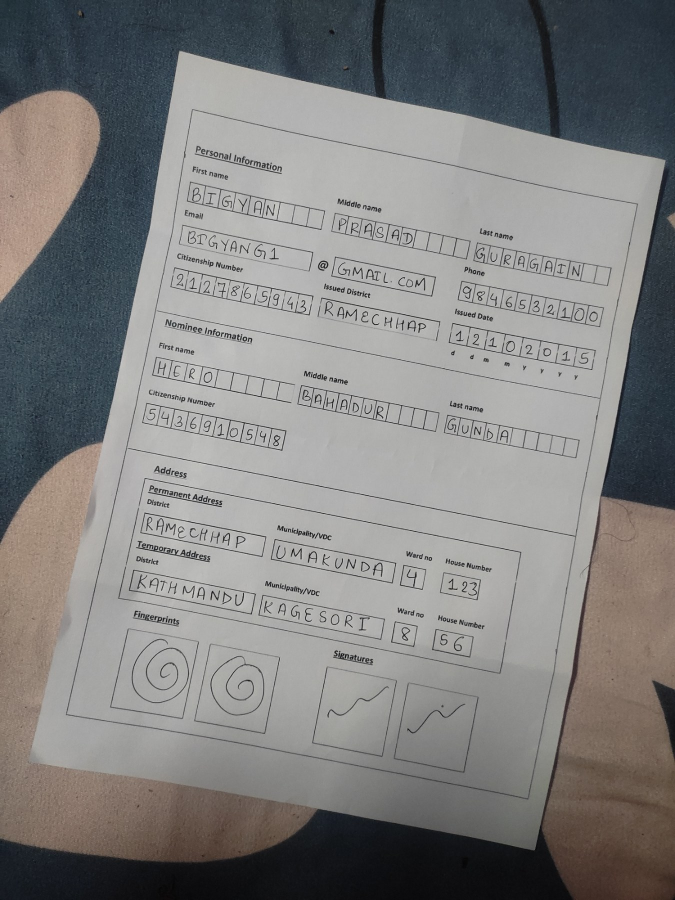
#> input picture Scanner_try/Scanner/Form_Detection/Forms/1.jpg, 1350 x 1800 px (shown at 1/2 size); the run also reads 1 picture not shown here
$ python form_process.py
#> lines starting #> are read from the running program, lines starting #| are printed output that depends on the picture; after the words box and inside, x2 and y2 are one past the last pixel; in counts of white or black regions, pixels touching at a corner belong together
### Scanner_try/Scanner/Form_Detection/alignForm.py
import cv2
import numpy as np

def alignForm(image2):
    # Convert images to grayscale
    # image1 = cv2.imread('Form_Detection/Forms/output_image.jpg')
    image1 = cv2.imread('Forms/output_image.jpg')
    gray2= image2
    gray1 = cv2.cvtColor(image1, cv2.COLOR_BGR2GRAY)
    # gray2 = cv2.cvtColor(image2, cv2.COLOR_BGR2GRAY)

    # Find keypoints and descriptors using SIFT
    orb = cv2.ORB_create()
    keypoints1, descriptors1 = orb.detectAndCompute(gray1, None)
    keypoints2, descriptors2 = orb.detectAndCompute(gray2, None)

    # Match features between the two images
    matcher = cv2.BFMatcher(cv2.NORM_HAMMING, crossCheck=True)
    matches = matcher.match(descriptors1, descriptors2)

    matches = sorted(matches, key=lambda x: x.distance)

    # Select top matches
    num_good_matches = 100
    good_matches = matches[:num_good_matches]

    # Extract corresponding keypoints
    points1 = np.float32([keypoints1[match.queryIdx].pt for match in good_matches])
    points2 = np.float32([keypoints2[match.trainIdx].pt for match in good_matches])

    # Calculate transformation matrix
    transformation_matrix, _ = cv2.findHomography(points2, points1, cv2.RANSAC)

    # Apply transformation to form2
    aligned_image = cv2.warpPerspective(image2, transformation_matrix, (image1.shape[1], image1.shape[0]))

    # [5 lines of commented-out code are left out]
    return aligned_image

def main():
    image = alignForm(cv2.imread('Forms/output_image1.jpg'))
    cv2.imwrite("Forms/Aligned_Image1.jpg",image)

# [2 lines that do not run on import are left out]

### Scanner_try/Scanner/Form_Detection/form_process.py
import cv2
import numpy as np
# from Form_Detection import alignForm as af
import alignForm as af

def preprocessImage(img):
    # resizing the image
    img = cv2.resize(img, (heightImg, widthImg))

    imgThres = img.copy()

    # removing text from the image
    img = cv2.morphologyEx(img, cv2.MORPH_CLOSE, kernel, iterations=3)

    #remove the background or make the background black
    mask = np.zeros(img.shape[:2],np.uint8)
    bgdModel = np.zeros((1,65),np.float64)
    fgdModel = np.zeros((1,65),np.float64)
    rect = (10,10,img.shape[1]-20,img.shape[0]-20)
    cv2.grabCut(img,mask,rect,bgdModel,fgdModel,5,cv2.GC_INIT_WITH_RECT)
    mask2 = np.where((mask==2)|(mask==0),0,1).astype('uint8')
    img = img*mask2[:,:,np.newaxis]

    gray = cv2.cvtColor(img, cv2.COLOR_BGR2GRAY)
    gray = cv2.GaussianBlur(gray, (11, 11), 0)

    return gray, imgThres

def EdgeDetection(gray,img):
    # Edge Detection.
    canny = cv2.Canny(gray, 0, 200)
    canny = cv2.dilate(canny, cv2.getStructuringElement(cv2.MORPH_ELLIPSE, (5, 5)))

    # Finding contours for the detected edges.
    contours, hierarchy = cv2.findContours(canny, cv2.RETR_LIST, cv2.CHAIN_APPROX_NONE)
    # Keeping only the largest detected contour.
    page = sorted(contours, key=cv2.contourArea, reverse=True)[:5]

    # Loop over the contours.
    for c in page:
        # Approximate the contour.
        epsilon = 0.02 * cv2.arcLength(c, True)
        corners = cv2.approxPolyDP(c, epsilon, True)
        # If our approximated contour has four points
        if len(corners) == 4 and cv2.contourArea(c) > 10000:
            break
    return corners

def gettingform(corners,imgThres):
    # Sorting the corners and converting them to desired shape.
    corners = sorted(np.concatenate(corners).tolist())

    biggest = reorder(np.array(corners))

    pts1 = np.float32(biggest)  # PREPARE POINTS FOR WARP
    pts2 = np.float32([[0, 0], [widthImg, 0], [0, heightImg], [widthImg, heightImg]])  # PREPARE POINTS FOR WARP
    matrix = cv2.getPerspectiveTransform(pts1, pts2)
    imgWarpColored = cv2.warpPerspective(imgThres, matrix, (widthImg, heightImg))

    # REMOVE 20 PIXELS FORM EACH SIDE
    imgWarpColored = imgWarpColored[20:imgWarpColored.shape[0] - 20, 20:imgWarpColored.shape[1] - 20]
    imgWarpColored = cv2.resize(imgWarpColored, (widthImg, heightImg))

    #converting to black amd white
    imgWarpGray = cv2.cvtColor(imgWarpColored, cv2.COLOR_BGR2GRAY)

    # #Apply adaptive thresholding with a lower block size and a higher constant value to decrease the number of dots
    imgAdaptiveThre = cv2.adaptiveThreshold(imgWarpGray, 255, cv2.ADAPTIVE_THRESH_MEAN_C, cv2.THRESH_BINARY_INV, 13, 9)

    # Invert the binary image
    imgAdaptiveThre = cv2.bitwise_not(imgAdaptiveThre)
    return imgAdaptiveThre

def reorder(myPoints):
    myPoints = myPoints.reshape((4, 2))
    myPointsNew = np.zeros((4, 1, 2), dtype=np.int32)
    add = myPoints.sum(1)

    myPointsNew[0] = myPoints[np.argmin(add)]
    myPointsNew[3] = myPoints[np.argmax(add)]
    diff = np.diff(myPoints, axis=1)
    myPointsNew[1] = myPoints[np.argmin(diff)]
    myPointsNew[2] = myPoints[np.argmax(diff)]

    return myPointsNew


heightImg = 1500
widthImg = 1000
kernel = np.ones((5, 5), np.uint8)
def preprocess_image(image):
    grayImage,imgThreshold = preprocessImage(image)
    finalCorners = EdgeDetection(grayImage,imgThreshold)
    finalImage = gettingform(finalCorners,imgThreshold)

    output_image = af.alignForm(finalImage)
    return output_image
    # cv2.imshow("second",output_image)
    # cv2.waitKey(0)
def main():
    final = preprocess_image(cv2.imread("Forms/1.jpg"))
#> in preprocessImage, `img = cv2.morphologyEx(img, cv2.MORPH_CLOSE, kernel, iterations=3)`:
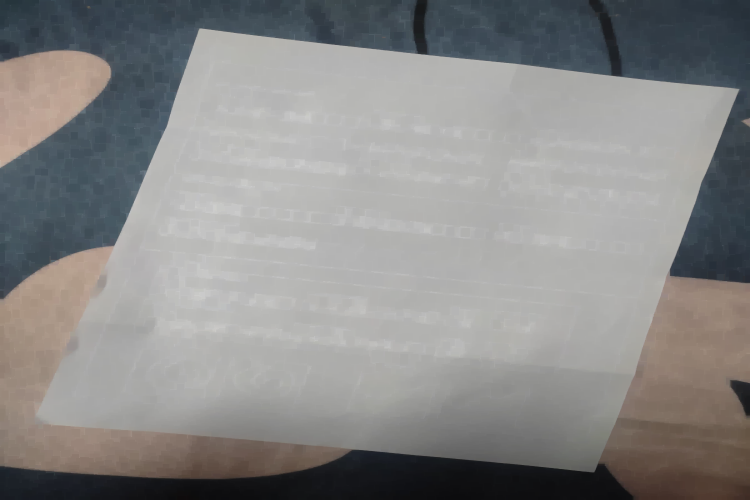
#> img: shape (1000, 1500, 3) (shown at 1/2 size); mean B, G, R 135.6, 136.3, 136.7
#> in preprocessImage, `img = img*mask2[:,:,np.newaxis]`:
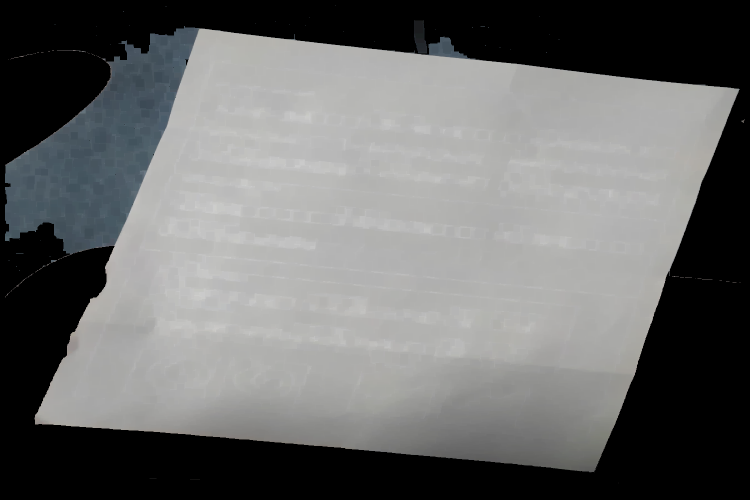
#> img: shape (1000, 1500, 3) (shown at 1/2 size); mean B, G, R 106.1, 106.5, 105.7
#> in preprocess_image, image is the input picture: shape (1800, 1350, 3); mean B, G, R 126.7, 127.5, 127.9
#> in EdgeDetection, `canny = cv2.Canny(gray, 0, 200)`:
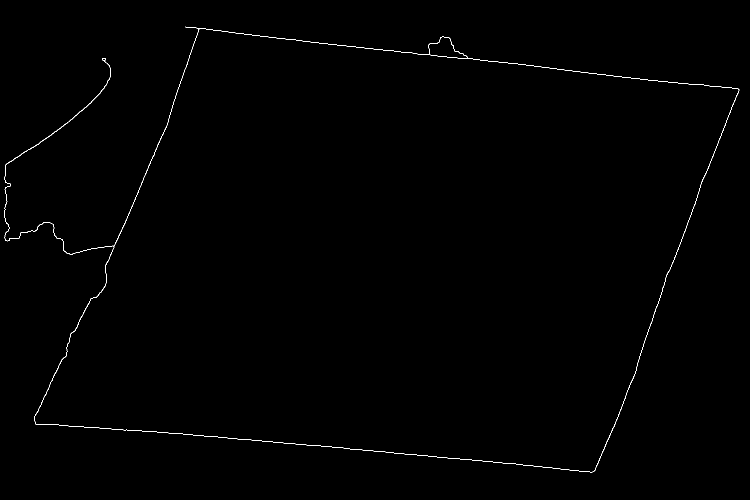
#> canny: shape (1000, 1500) (shown at 1/2 size); 0.34% white in thin lines or dots, all inside (x1, y1, x2, y2) = (9, 53, 1479, 945)
#> in EdgeDetection, `canny = cv2.dilate(canny, cv2.getStructuringElement(cv2.MORPH_ELLIPSE,..`:
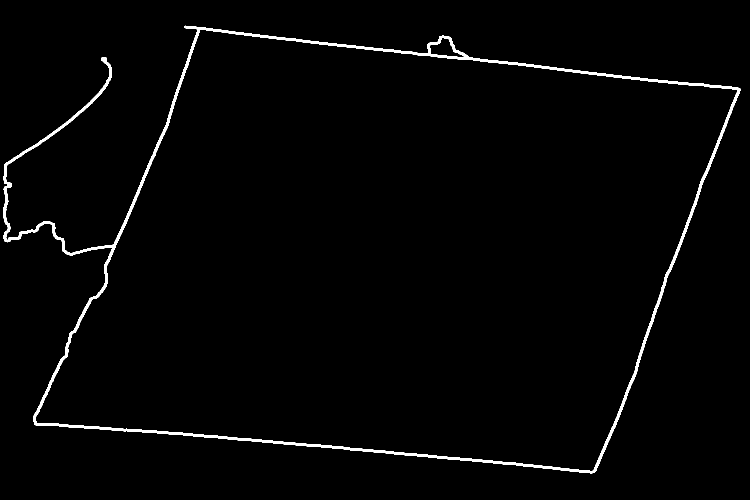
#> canny: shape (1000, 1500) (shown at 1/2 size); 1.7% white; 1 white region
#> in EdgeDetection, `contours, hierarchy = cv2.findContours(canny, cv2.RETR_LIST, cv2.CHAIN..`: contours = 3 contours; box (x1, y1, x2, y2) and area: (7, 51, 1481, 947) 892118, (71, 58, 1476, 943) 870085, (859, 75, 932, 116) 1384
#> in EdgeDetection, `page = sorted(contours, key=cv2.contourArea, reverse=True)[:5]`: page has the same summary as contours
#> the loop in EdgeDetection, `for c in page:` made 2 passes
#> epsilon on pass 1: 117.5
#> (epsilon, corners) on pass 2: (81.95, [[400, 59], [1475, 180], [1184, 942], [72, 845]])
#> in preprocess_image, `finalCorners = EdgeDetection(grayImage,imgThreshold)`: finalCorners = [[400, 59], [1475, 180], [1184, 942], [72, 845]]
#> in gettingform, `corners = sorted(np.concatenate(corners).tolist())`: corners = [[72, 845], [400, 59], [1184, 942], [1475, 180]]
#> in reorder, `add = myPoints.sum(1)`: add = [917, 459, 2126, 1655]
#> in reorder, `diff = np.diff(myPoints, axis=1)`: diff = [773, -341, -242, -1295]
#> in gettingform, `biggest = reorder(np.array(corners))`: biggest = [[400, 59], [1475, 180], [72, 845], [1184, 942]]
#> in gettingform, `matrix = cv2.getPerspectiveTransform(pts1, pts2)`: matrix = [[0.848, 0.354, -360.3], [-0.208, 1.85, -25.79], [-3.27e-05, 1.76e-05, 1]]
#> in gettingform, `imgWarpColored = imgWarpColored[20:imgWarpColored.shape[0] - 20, 20:im..`:
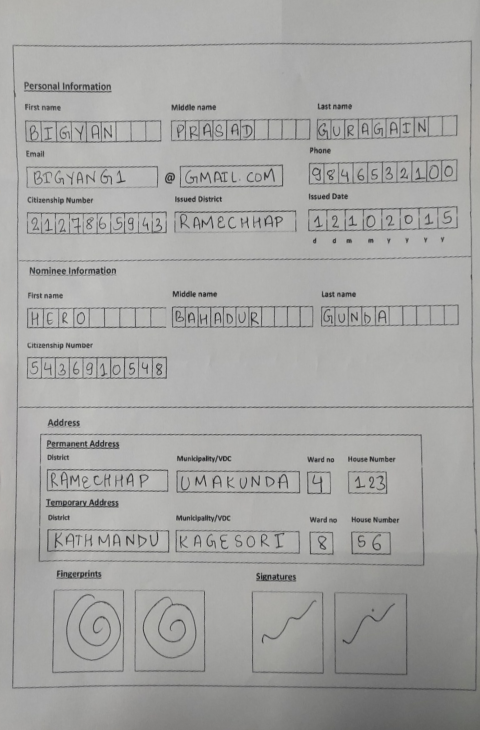
#> imgWarpColored: shape (1460, 960, 3) (shown at 1/2 size); mean B, G, R 163.4, 164.9, 165
#> in gettingform, `imgAdaptiveThre = cv2.adaptiveThreshold(imgWarpGray, 255, cv2.ADAPTIVE..`:
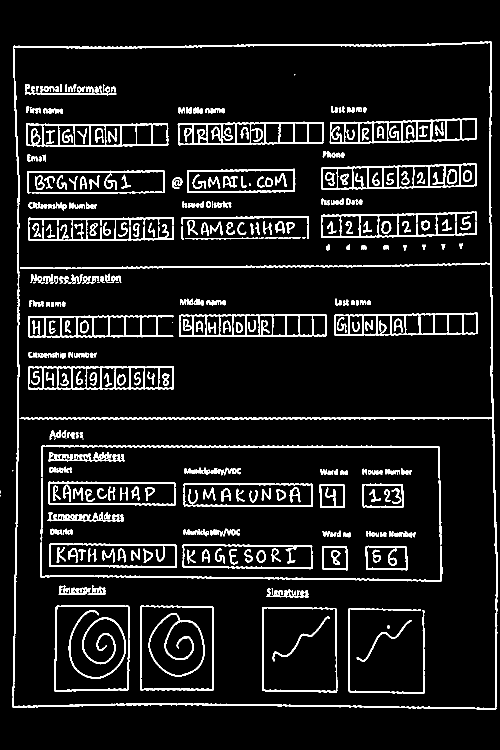
#> imgAdaptiveThre: shape (1500, 1000) (shown at 1/2 size); 8.6% white; 422 white regions (22 under 20 px), largest, box (x1, y1, x2, y2) and area: (25, 83, 996, 1420) 20511, (643, 326, 954, 380) 3452, (56, 434, 348, 482) 3443
#> in gettingform, `imgAdaptiveThre = cv2.bitwise_not(imgAdaptiveThre)`:
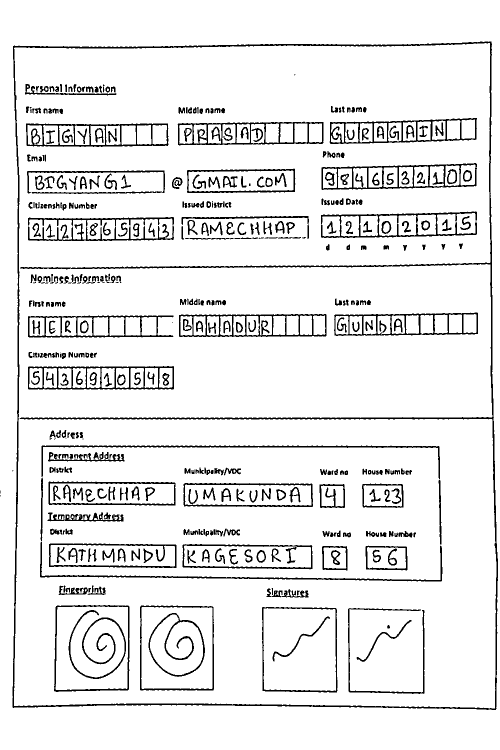
#> imgAdaptiveThre: shape (1500, 1000) (shown at 1/2 size); 91.4% white; 422 black regions (22 under 20 px), largest, box (x1, y1, x2, y2) and area: (25, 83, 996, 1420) 20511, (643, 326, 954, 380) 3452, (56, 434, 348, 482) 3443
#> in alignForm, `keypoints1, descriptors1 = orb.detectAndCompute(gray1, None)`: keypoints1 = 500 keypoints; strongest (x, y, size): (415, 1064, 31), (141, 1038, 31), (174, 711, 31), (117, 870, 31)
#> in alignForm, `keypoints2, descriptors2 = orb.detectAndCompute(gray2, None)`: keypoints2 = 500 keypoints; strongest (x, y, size): (125, 1038, 31), (158, 563, 31), (577, 1190, 31), (546, 1190, 31)
#> in alignForm, `matches = matcher.match(descriptors1, descriptors2)`: matches = 342 matches
#> in alignForm, `good_matches = matches[:num_good_matches]`: good_matches = 100 matches
#> in alignForm, `points1 = np.float32([keypoints1[match.queryIdx].pt for match in good_..`: points1 = 100 pairs, first value 51.84 to 918.6, second value 168.5 to 1212.5
#> in alignForm, `points2 = np.float32([keypoints2[match.trainIdx].pt for match in good_..`: points2 has the same summary as points1
#> in alignForm, `transformation_matrix, _ = cv2.findHomography(points2, points1, cv2.RA..`: transformation_matrix = [[1, -2.59e-16, 3.94e-13], [6.03e-16, 1, -5.91e-13], [8.95e-19, -4.94e-19, 1]]
    cv2.imshow("Aligned Image",final)

if __name__ == "__main__":
    main()
